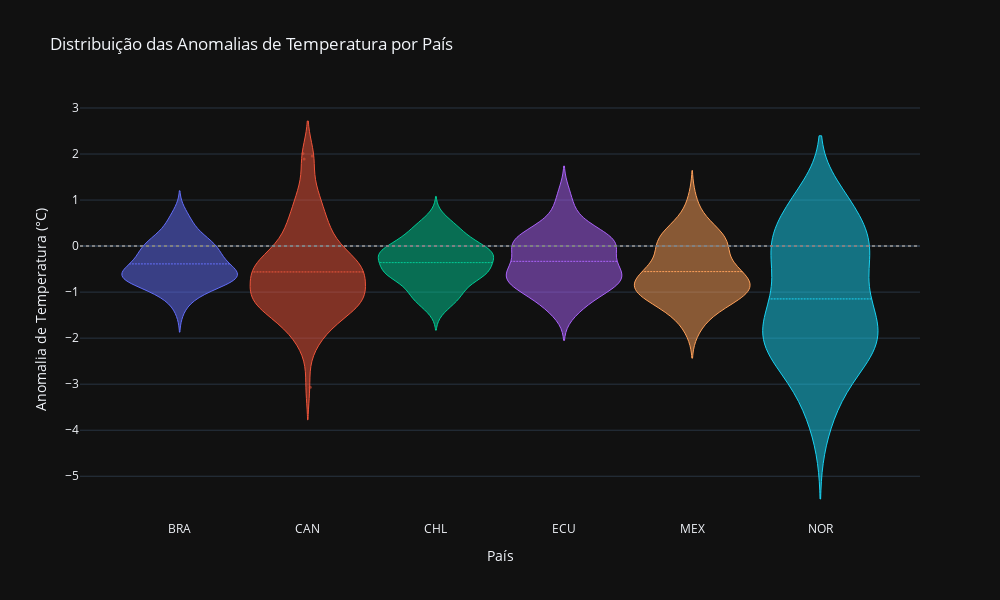

The notebook cell saved with this chart:
### Code cell
#  gráfico de violino
fig = px.violin(
    df2,
    y="Temperature anomaly",
    x="Code",  
    color="Code",
    title="Distribuição das Anomalias de Temperatura por País",
    labels={"Temperature anomaly": "Anomalia de Temperatura (°C)", "Code": "País"},
    box=False,  #sem obox dentro
    hover_data=["Year"],
    width=1000,
    height=600,
    template = 'plotly_dark'
)

# Personalizar o layout
fig.update_layout(
    xaxis=dict(title="País"),
    yaxis=dict(title="Anomalia de Temperatura (°C)"),
    showlegend=False,  
      
)

# Personalizar os violinos
fig.update_traces(
    meanline_visible=True,  # Mostra linha da média
    #spanmode="hard",  # Define os limites dos violinos
    width=0.9,  # Largura dos violinos
    marker=dict(
        size=3,
        opacity=0.5
    ),
    line=dict(width=1),
    jitter=0.1  # Espaçamento entre pontos
)

# Adicionar linha de referência em y=0
fig.add_hline(
    y=0,
    line_dash="dot",
    line_color="gray"
)

fig.show()

### Figure 1 — Plotly figure (JSON) as saved in the notebook; plotly's stock layout.template omitted (floating-point values rounded to 4 significant figures)
{"data": [{"alignmentgroup": "True", "box": {"visible": false}, "customdata": [[1940], [1941], [1942], [1943], [1944], [1945], [1946], [1947], [1948], [1949], [1950], [1951], [1952], [1953], [1954], [1955], [1956], [1957], [1958], [1959], [1960], [1961], [1962], [1963], [1964], [1965], [1966], [1967], [1968], [1969], [1970], [1971], [1972], [1973], [1974], [1975], [1976], [1977], [1978], [1979], [1980], [1981], [1982], [1983], [1984], [1985], [1986], [1987], [1988], [1989], [1990], [1991], [1992], [1993], [1994], [1995], [1996], [1997], [1998], [1999], [2000], [2001], [2002], [2003], [2004], [2005], [2006], [2007], [2008], [2009], [2010], [2011], [2012], [2013], [2014], [2015], [2016], [2017], [2018], [2019], [2020], [2021], [2022], [2023], [2024]], "hovertemplate": "País=%{x}<br>Anomalia de Temperatura (°C)=%{y}<br>Year=%{customdata[0]}<extra></extra>", "jitter": 0.1, "legendgroup": "BRA", "line": {"width": 1}, "marker": {"color": "#636efa", "opacity": 0.5, "size": 3}, "meanline": {"visible": true}, "name": "BRA", "offsetgroup": "BRA", "orientation": "v", "scalegroup": "True", "showlegend": true, "type": "violin", "width": 0.9, "x": ["BRA", "BRA", "BRA", "BRA", "BRA", "BRA", "BRA", "BRA", "BRA", "BRA", "BRA", "BRA", "BRA", "BRA", "BRA", "BRA", "BRA", "BRA", "BRA", "BRA", "BRA", "BRA", "BRA", "BRA", "BRA", "BRA", "BRA", "BRA", "BRA", "BRA", "BRA", "BRA", "BRA", "BRA", "BRA", "BRA", "BRA", "BRA", "BRA", "BRA", "BRA", "BRA", "BRA", "BRA", "BRA", "BRA", "BRA", "BRA", "BRA", "BRA", "BRA", "BRA", "BRA", "BRA", "BRA", "BRA", "BRA", "BRA", "BRA", "BRA", "BRA", "BRA", "BRA", "BRA", "BRA", "BRA", "BRA", "BRA", "BRA", "BRA", "BRA", "BRA", "BRA", "BRA", "BRA", "BRA", "BRA", "BRA", "BRA", "BRA", "BRA", "BRA", "BRA", "BRA", "BRA"], "x0": " ", "xaxis": "x", "y": [-0.766, -0.4084, -0.7207, -1.459, -0.6962, -0.8519, -0.6966, -1.035, -0.6226, -0.7949, -0.7074, -0.615, -0.7038, -0.5574, -0.6484, -0.7345, -1.272, -0.4362, 0.01212, -0.4077, -0.7103, -0.03742, -0.7621, -0.111, -0.9955, -0.8144, -0.8085, -0.7536, -1.103, -0.2268, -0.5348, -1.046, -0.5463, -0.4791, -1.163, -1.007, -0.9676, -0.6464, -0.8104, -0.7647, -0.5026, -0.6261, -0.5047, -0.2186, -0.6137, -0.8443, -0.6616, -0.05344, -0.438, -0.7634, -0.3507, -0.4455, -0.4947, -0.3216, -0.3024, -0.2178, -0.448, -0.1321, 0.3581, -0.4175, -0.5304, -0.2099, 0.1922, -0.0236, -0.1499, 0.1728, -0.05852, 0.1367, -0.2115, 0.01261, 0.335, -0.1058, 0.1724, 0.06191, 0.1734, 0.6852, 0.5657, 0.3829, 0.09411, 0.5312, 0.1949, -0.02362, -0.2047, 0.5437, 0.7912], "y0": " ", "yaxis": "y"}, {"alignmentgroup": "True", "box": {"visible": false}, "customdata": [[1940], [1941], [1942], [1943], [1944], [1945], [1946], [1947], [1948], [1949], [1950], [1951], [1952], [1953], [1954], [1955], [1956], [1957], [1958], [1959], [1960], [1961], [1962], [1963], [1964], [1965], [1966], [1967], [1968], [1969], [1970], [1971], [1972], [1973], [1974], [1975], [1976], [1977], [1978], [1979], [1980], [1981], [1982], [1983], [1984], [1985], [1986], [1987], [1988], [1989], [1990], [1991], [1992], [1993], [1994], [1995], [1996], [1997], [1998], [1999], [2000], [2001], [2002], [2003], [2004], [2005], [2006], [2007], [2008], [2009], [2010], [2011], [2012], [2013], [2014], [2015], [2016], [2017], [2018], [2019], [2020], [2021], [2022], [2023], [2024]], "hovertemplate": "País=%{x}<br>Anomalia de Temperatura (°C)=%{y}<br>Year=%{customdata[0]}<extra></extra>", "jitter": 0.1, "legendgroup": "CAN", "line": {"width": 1}, "marker": {"color": "#EF553B", "opacity": 0.5, "size": 3}, "meanline": {"visible": true}, "name": "CAN", "offsetgroup": "CAN", "orientation": "v", "scalegroup": "True", "showlegend": true, "type": "violin", "width": 0.9, "x": ["CAN", "CAN", "CAN", "CAN", "CAN", "CAN", "CAN", "CAN", "CAN", "CAN", "CAN", "CAN", "CAN", "CAN", "CAN", "CAN", "CAN", "CAN", "CAN", "CAN", "CAN", "CAN", "CAN", "CAN", "CAN", "CAN", "CAN", "CAN", "CAN", "CAN", "CAN", "CAN", "CAN", "CAN", "CAN", "CAN", "CAN", "CAN", "CAN", "CAN", "CAN", "CAN", "CAN", "CAN", "CAN", "CAN", "CAN", "CAN", "CAN", "CAN", "CAN", "CAN", "CAN", "CAN", "CAN", "CAN", "CAN", "CAN", "CAN", "CAN", "CAN", "CAN", "CAN", "CAN", "CAN", "CAN", "CAN", "CAN", "CAN", "CAN", "CAN", "CAN", "CAN", "CAN", "CAN", "CAN", "CAN", "CAN", "CAN", "CAN", "CAN", "CAN", "CAN", "CAN", "CAN"], "x0": " ", "xaxis": "x", "y": [-0.2827, -0.9229, -0.5819, -0.4788, 0.1322, -1.34, -1.156, -0.6512, -1.347, -1.382, -2.276, -1.724, -0.3072, -0.3039, -0.9954, -1.159, -1.917, -1.168, -0.5431, -1.484, -0.6485, -1.247, -1.127, -0.8799, -1.616, -1.757, -1.371, -1.667, -0.9171, -0.6257, -1.272, -1.078, -3.067, -0.3106, -1.886, -1.206, -1.075, -0.1443, -1.619, -1.242, -0.6425, 0.9578, -2.038, -0.9191, -0.7638, -1.084, -1.079, 0.4692, -0.3758, -1.24, -1.269, -0.6117, -1.212, -0.6695, -0.584, -0.4881, -1.126, -0.4707, 1.186, 0.4718, -0.3469, 0.6702, -0.5712, -0.01788, -1.065, 0.5352, 1.428, -0.2472, -0.4477, -0.2717, 2.011, 0.3061, 0.7628, -0.277, -0.4102, 0.1893, 1.052, 0.4862, -0.5078, 0.08088, 0.1449, 0.9466, 0.1267, 1.894, 1.955], "y0": " ", "yaxis": "y"}, {"alignmentgroup": "True", "box": {"visible": false}, "customdata": [[1940], [1941], [1942], [1943], [1944], [1945], [1946], [1947], [1948], [1949], [1950], [1951], [1952], [1953], [1954], [1955], [1956], [1957], [1958], [1959], [1960], [1961], [1962], [1963], [1964], [1965], [1966], [1967], [1968], [1969], [1970], [1971], [1972], [1973], [1974], [1975], [1976], [1977], [1978], [1979], [1980], [1981], [1982], [1983], [1984], [1985], [1986], [1987], [1988], [1989], [1990], [1991], [1992], [1993], [1994], [1995], [1996], [1997], [1998], [1999], [2000], [2001], [2002], [2003], [2004], [2005], [2006], [2007], [2008], [2009], [2010], [2011], [2012], [2013], [2014], [2015], [2016], [2017], [2018], [2019], [2020], [2021], [2022], [2023], [2024]], "hovertemplate": "País=%{x}<br>Anomalia de Temperatura (°C)=%{y}<br>Year=%{customdata[0]}<extra></extra>", "jitter": 0.1, "legendgroup": "CHL", "line": {"width": 1}, "marker": {"color": "#00cc96", "opacity": 0.5, "size": 3}, "meanline": {"visible": true}, "name": "CHL", "offsetgroup": "CHL", "orientation": "v", "scalegroup": "True", "showlegend": true, "type": "violin", "width": 0.9, "x": ["CHL", "CHL", "CHL", "CHL", "CHL", "CHL", "CHL", "CHL", "CHL", "CHL", "CHL", "CHL", "CHL", "CHL", "CHL", "CHL", "CHL", "CHL", "CHL", "CHL", "CHL", "CHL", "CHL", "CHL", "CHL", "CHL", "CHL", "CHL", "CHL", "CHL", "CHL", "CHL", "CHL", "CHL", "CHL", "CHL", "CHL", "CHL", "CHL", "CHL", "CHL", "CHL", "CHL", "CHL", "CHL", "CHL", "CHL", "CHL", "CHL", "CHL", "CHL", "CHL", "CHL", "CHL", "CHL", "CHL", "CHL", "CHL", "CHL", "CHL", "CHL", "CHL", "CHL", "CHL", "CHL", "CHL", "CHL", "CHL", "CHL", "CHL", "CHL", "CHL", "CHL", "CHL", "CHL", "CHL", "CHL", "CHL", "CHL", "CHL", "CHL", "CHL", "CHL", "CHL", "CHL"], "x0": " ", "xaxis": "x", "y": [-1.205, -0.63, -1.034, -0.6255, -0.5369, -1.095, -1.073, -0.9345, -1.22, -1.197, -1.223, -0.842, -0.556, -0.7681, -1.443, -1.347, -1.039, -0.5974, -0.3648, -0.6591, -0.1921, -0.2882, -0.09571, -0.473, -0.5722, -0.6055, -0.6821, -0.7601, -0.3347, -0.4131, -0.5804, -1.029, -0.5745, -0.6114, -0.8259, -0.8622, -0.98, -0.08481, -0.0008881, 0.01725, -0.2665, -0.2078, -0.1074, -0.07842, -0.7866, -0.2256, -0.4919, -0.09563, -0.3485, -0.2628, -0.2947, -0.4718, -0.6398, -0.1773, 0.08985, -0.1256, -0.238, 0.06703, 0.5118, -0.06659, -0.5601, -0.2276, -0.4228, 0.2262, 0.2869, -0.1613, 0.2472, -0.5021, 0.05874, -0.07173, -0.3426, -0.1231, 0.1159, 0.1851, 0.002333, 0.3905, 0.6947, 0.2049, 0.1217, 0.4729, 0.4548, 0.4092, -0.2388, 0.5282, 0.3197], "y0": " ", "yaxis": "y"}, {"alignmentgroup": "True", "box": {"visible": false}, "customdata": [[1940], [1941], [1942], [1943], [1944], [1945], [1946], [1947], [1948], [1949], [1950], [1951], [1952], [1953], [1954], [1955], [1956], [1957], [1958], [1959], [1960], [1961], [1962], [1963], [1964], [1965], [1966], [1967], [1968], [1969], [1970], [1971], [1972], [1973], [1974], [1975], [1976], [1977], [1978], [1979], [1980], [1981], [1982], [1983], [1984], [1985], [1986], [1987], [1988], [1989], [1990], [1991], [1992], [1993], [1994], [1995], [1996], [1997], [1998], [1999], [2000], [2001], [2002], [2003], [2004], [2005], [2006], [2007], [2008], [2009], [2010], [2011], [2012], [2013], [2014], [2015], [2016], [2017], [2018], [2019], [2020], [2021], [2022], [2023], [2024]], "hovertemplate": "País=%{x}<br>Anomalia de Temperatura (°C)=%{y}<br>Year=%{customdata[0]}<extra></extra>", "jitter": 0.1, "legendgroup": "ECU", "line": {"width": 1}, "marker": {"color": "#ab63fa", "opacity": 0.5, "size": 3}, "meanline": {"visible": true}, "name": "ECU", "offsetgroup": "ECU", "orientation": "v", "scalegroup": "True", "showlegend": true, "type": "violin", "width": 0.9, "x": ["ECU", "ECU", "ECU", "ECU", "ECU", "ECU", "ECU", "ECU", "ECU", "ECU", "ECU", "ECU", "ECU", "ECU", "ECU", "ECU", "ECU", "ECU", "ECU", "ECU", "ECU", "ECU", "ECU", "ECU", "ECU", "ECU", "ECU", "ECU", "ECU", "ECU", "ECU", "ECU", "ECU", "ECU", "ECU", "ECU", "ECU", "ECU", "ECU", "ECU", "ECU", "ECU", "ECU", "ECU", "ECU", "ECU", "ECU", "ECU", "ECU", "ECU", "ECU", "ECU", "ECU", "ECU", "ECU", "ECU", "ECU", "ECU", "ECU", "ECU", "ECU", "ECU", "ECU", "ECU", "ECU", "ECU", "ECU", "ECU", "ECU", "ECU", "ECU", "ECU", "ECU", "ECU", "ECU", "ECU", "ECU", "ECU", "ECU", "ECU", "ECU", "ECU", "ECU", "ECU", "ECU"], "x0": " ", "xaxis": "x", "y": [-0.3925, -0.4902, -1.179, -1.237, -0.7059, -0.8472, -0.9676, -0.6997, -0.8858, -1.315, -1.337, -0.9413, -1.001, -0.7153, -1.325, -1.352, -1.527, -0.7052, -0.2949, -0.5652, -0.6591, -0.855, -0.835, -0.362, -0.5544, -0.4197, -0.4351, -0.7511, -0.69, -0.1911, -0.4295, -0.896, -0.01846, -0.4659, -1.106, -0.9411, -0.5455, 0.03678, -0.008417, 0.01007, 0.172, -0.01838, 0.1492, 0.3662, -0.6312, -0.8404, -0.6642, 0.1618, -0.3627, -0.6003, -0.2353, -0.04435, 0.007053, -0.1382, -0.2989, -0.2793, -0.7945, -0.03382, 0.01863, -1.069, -0.95, -0.7966, -0.5329, -0.6542, -0.1758, 0.1097, 0.1685, 0.01268, 0.04272, 0.294, 0.4391, 0.1864, 0.1666, 0.1609, 0.298, 0.8747, 0.8913, 0.5333, 0.3284, 0.5538, 0.682, 0.3835, 0.2532, 1.116, 1.217], "y0": " ", "yaxis": "y"}, {"alignmentgroup": "True", "box": {"visible": false}, "customdata": [[1940], [1941], [1942], [1943], [1944], [1945], [1946], [1947], [1948], [1949], [1950], [1951], [1952], [1953], [1954], [1955], [1956], [1957], [1958], [1959], [1960], [1961], [1962], [1963], [1964], [1965], [1966], [1967], [1968], [1969], [1970], [1971], [1972], [1973], [1974], [1975], [1976], [1977], [1978], [1979], [1980], [1981], [1982], [1983], [1984], [1985], [1986], [1987], [1988], [1989], [1990], [1991], [1992], [1993], [1994], [1995], [1996], [1997], [1998], [1999], [2000], [2001], [2002], [2003], [2004], [2005], [2006], [2007], [2008], [2009], [2010], [2011], [2012], [2013], [2014], [2015], [2016], [2017], [2018], [2019], [2020], [2021], [2022], [2023], [2024]], "hovertemplate": "País=%{x}<br>Anomalia de Temperatura (°C)=%{y}<br>Year=%{customdata[0]}<extra></extra>", "jitter": 0.1, "legendgroup": "MEX", "line": {"width": 1}, "marker": {"color": "#FFA15A", "opacity": 0.5, "size": 3}, "meanline": {"visible": true}, "name": "MEX", "offsetgroup": "MEX", "orientation": "v", "scalegroup": "True", "showlegend": true, "type": "violin", "width": 0.9, "x": ["MEX", "MEX", "MEX", "MEX", "MEX", "MEX", "MEX", "MEX", "MEX", "MEX", "MEX", "MEX", "MEX", "MEX", "MEX", "MEX", "MEX", "MEX", "MEX", "MEX", "MEX", "MEX", "MEX", "MEX", "MEX", "MEX", "MEX", "MEX", "MEX", "MEX", "MEX", "MEX", "MEX", "MEX", "MEX", "MEX", "MEX", "MEX", "MEX", "MEX", "MEX", "MEX", "MEX", "MEX", "MEX", "MEX", "MEX", "MEX", "MEX", "MEX", "MEX", "MEX", "MEX", "MEX", "MEX", "MEX", "MEX", "MEX", "MEX", "MEX", "MEX", "MEX", "MEX", "MEX", "MEX", "MEX", "MEX", "MEX", "MEX", "MEX", "MEX", "MEX", "MEX", "MEX", "MEX", "MEX", "MEX", "MEX", "MEX", "MEX", "MEX", "MEX", "MEX", "MEX", "MEX"], "x0": " ", "xaxis": "x", "y": [-1.708, -1.881, -1.49, -1.366, -1.48, -0.9406, -1.183, -1.734, -1.176, -1.185, -0.582, -0.5539, -0.9257, -0.749, -0.603, -1.008, -0.9257, -0.5033, -0.9682, -1.151, -1.094, -1.057, -0.7081, -0.8368, -1.143, -1.047, -1.402, -0.9015, -1.294, -0.6691, -1.005, -0.9331, -0.6283, -1.276, -1.009, -1.111, -1.437, -0.7108, -0.7934, -0.7542, -0.3728, -0.7404, -0.3267, -0.8409, -0.9823, -0.9267, -0.7291, -1.062, -0.6721, -0.4497, -0.4647, -0.6685, -0.7988, -0.4028, 0.08356, 0.1208, -0.107, -0.5072, 0.1315, -0.2071, -0.06812, -0.198, -0.05206, 0.001606, -0.5026, 0.09852, 0.1616, -0.1794, -0.1346, 0.3176, -0.4134, 0.39, 0.3743, -0.06393, 0.1229, 0.1956, 0.3705, 0.5263, 0.2021, 0.484, 0.7227, 0.3808, 0.1055, 0.8208, 1.088], "y0": " ", "yaxis": "y"}, {"alignmentgroup": "True", "box": {"visible": false}, "customdata": [[1940], [1941], [1942], [1943], [1944], [1945], [1946], [1947], [1948], [1949], [1950], [1951], [1952], [1953], [1954], [1955], [1956], [1957], [1958], [1959], [1960], [1961], [1962], [1963], [1964], [1965], [1966], [1967], [1968], [1969], [1970], [1971], [1972], [1973], [1974], [1975], [1976], [1977], [1978], [1979], [1980], [1981], [1982], [1983], [1984], [1985], [1986], [1987], [1988], [1989], [1990], [1991], [1992], [1993], [1994], [1995], [1996], [1997], [1998], [1999], [2000], [2001], [2002], [2003], [2004], [2005], [2006], [2007], [2008], [2009], [2010], [2011], [2012], [2013], [2014], [2015], [2016], [2017], [2018], [2019], [2020], [2021], [2022], [2023], [2024]], "hovertemplate": "País=%{x}<br>Anomalia de Temperatura (°C)=%{y}<br>Year=%{customdata[0]}<extra></extra>", "jitter": 0.1, "legendgroup": "NOR", "line": {"width": 1}, "marker": {"color": "#19d3f3", "opacity": 0.5, "size": 3}, "meanline": {"visible": true}, "name": "NOR", "offsetgroup": "NOR", "orientation": "v", "scalegroup": "True", "showlegend": true, "type": "violin", "width": 0.9, "x": ["NOR", "NOR", "NOR", "NOR", "NOR", "NOR", "NOR", "NOR", "NOR", "NOR", "NOR", "NOR", "NOR", "NOR", "NOR", "NOR", "NOR", "NOR", "NOR", "NOR", "NOR", "NOR", "NOR", "NOR", "NOR", "NOR", "NOR", "NOR", "NOR", "NOR", "NOR", "NOR", "NOR", "NOR", "NOR", "NOR", "NOR", "NOR", "NOR", "NOR", "NOR", "NOR", "NOR", "NOR", "NOR", "NOR", "NOR", "NOR", "NOR", "NOR", "NOR", "NOR", "NOR", "NOR", "NOR", "NOR", "NOR", "NOR", "NOR", "NOR", "NOR", "NOR", "NOR", "NOR", "NOR", "NOR", "NOR", "NOR", "NOR", "NOR", "NOR", "NOR", "NOR", "NOR", "NOR", "NOR", "NOR", "NOR", "NOR", "NOR", "NOR", "NOR", "NOR", "NOR", "NOR"], "x0": " ", "xaxis": "x", "y": [-3.124, -2.94, -3.629, -2.125, -1.902, -2.527, -2.376, -3.124, -2.355, -1.475, -2.273, -2.164, -2.529, -0.6574, -1.432, -2.803, -2.821, -1.537, -2.53, -0.8229, -1.627, -1.992, -3.772, -3.406, -2.281, -3.517, -4.312, -1.55, -2.793, -1.965, -2.068, -1.741, -0.3467, -1.555, -0.1313, -0.8285, -1.466, -1.797, -2.132, -2.308, -1.819, -2.327, -1.072, -0.8825, -0.2079, -2.173, -1.702, -2.093, -1.385, -0.02908, 0.6151, -0.4681, -0.2355, -1.138, -1.034, -0.95, -1.197, -0.4188, -1.045, -0.1401, 0.4576, -0.7224, -0.1129, -0.1787, 0.2655, 0.6074, 1.028, 0.4365, 0.2358, 0.008909, -1.712, 0.7232, -0.1956, 0.1095, 1.214, 0.9213, 1.17, 0.3105, 0.7751, 0.1728, 1.111, 0.1144, 0.7878, 0.1907, 1.168], "y0": " ", "yaxis": "y"}], "layout": {"height": 600, "legend": {"title": {"text": "País"}, "tracegroupgap": 0}, "shapes": [{"line": {"color": "gray", "dash": "dot"}, "type": "line", "x0": 0, "x1": 1, "xref": "x domain", "y0": 0, "y1": 0, "yref": "y"}], "showlegend": false, "title": {"text": "Distribuição das Anomalias de Temperatura por País"}, "violinmode": "overlay", "width": 1000, "xaxis": {"anchor": "y", "categoryarray": ["BRA", "CAN", "CHL", "ECU", "MEX", "NOR"], "categoryorder": "array", "domain": [0, 1], "title": {"text": "País"}}, "yaxis": {"anchor": "x", "domain": [0, 1], "title": {"text": "Anomalia de Temperatura (°C)"}}}}
